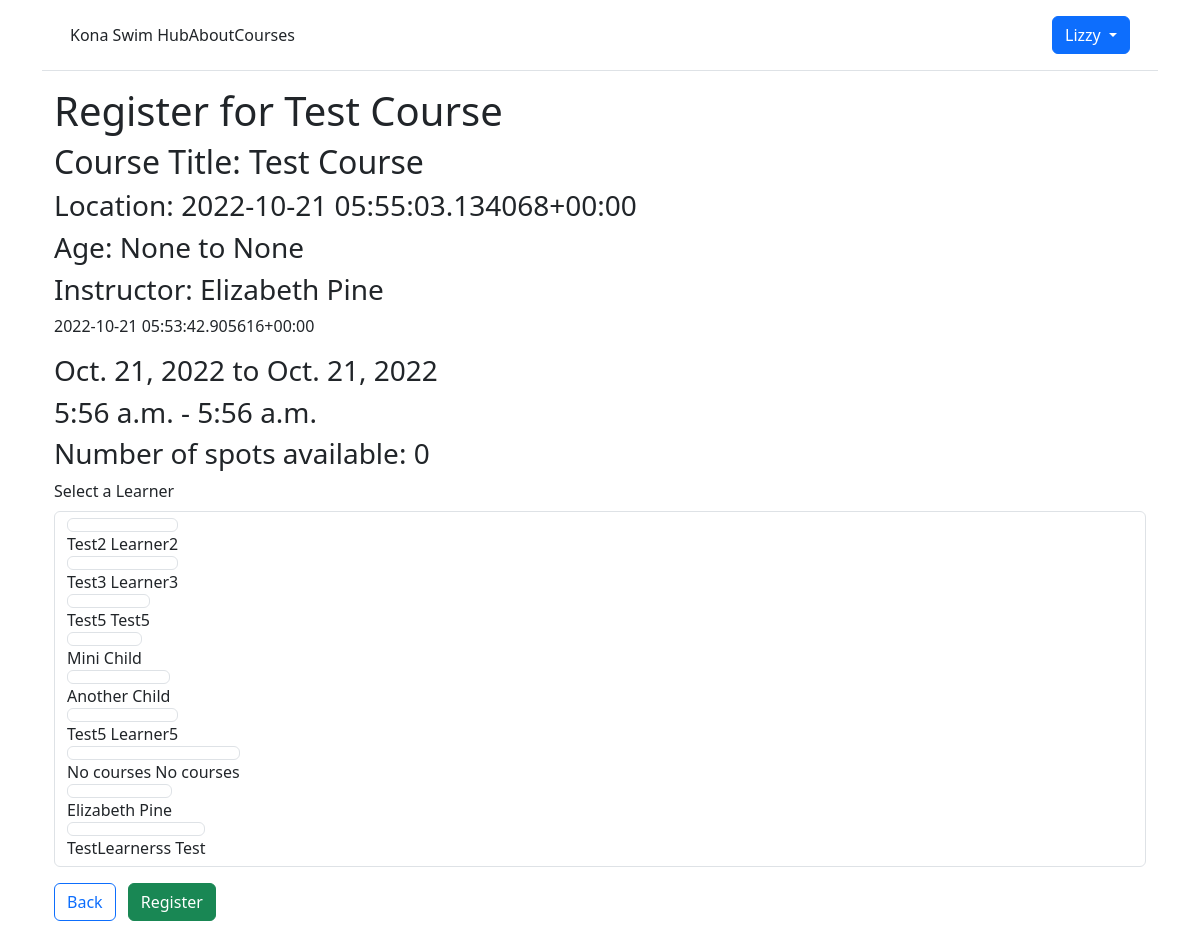
The page /lessons/course_registration/1 (signed in) on the database as committed earlier.
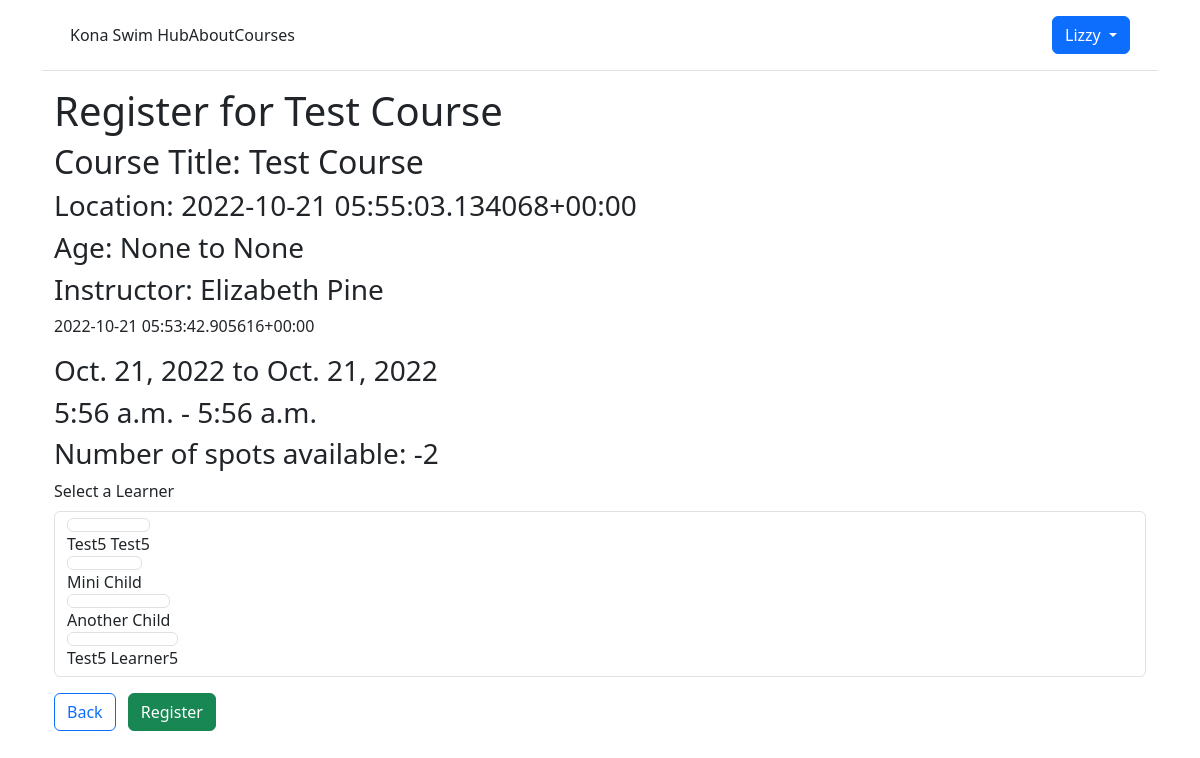
The same page on the database as committed later.
### lessons/models.py (models this page shows, shortened)
class Course(models.Model):
    course_instructor = models.ForeignKey(CustomUser, on_delete=models.CASCADE, null=True) # Check this: When User is deleted, also delete the Course.
    course_title = models.CharField(max_length=100, default=None)
    course_description = models.CharField(max_length=250)
    course_age_range_min = models.IntegerField(null=True)
    course_age_range_max = models.IntegerField(null=True)
    course_location = models.CharField(max_length=100)
    course_start_date = models.DateField(help_text="Enter the date this course will begin.")
    course_end_date = models.DateField(help_text="Enter the date this course will end.")
    course_day_of_week = models.CharField(max_length=100, blank=True)
    course_start_time = models.TimeField(help_text="Enter the start time for this course in Hawaii Standard Time (e.g., 01:00 PM).")
    course_end_time = models.TimeField(help_text="Enter the end time for this course in Hawaii Standard Time(e.g., 02:00 PM).")
    num_spots_available = models.IntegerField()
    course_price = models.DecimalField(max_digits=10, decimal_places=2)
    learner_on_roster = models.ManyToManyField(to=Learner, related_name="learners", blank=True)

### accounts/models.py (models this page shows)
class CustomUser(AbstractUser):
    email = models.EmailField(max_length=200)
    password = models.CharField(max_length=200)
    first_name = models.CharField(max_length = 100)
    last_name = models.CharField(max_length = 100)
    is_instructor = models.BooleanField(default=False)
    course_created = models.ForeignKey('lessons.Course', null=True, on_delete=models.CASCADE)
    def __str__(self):
        return self.first_name[:50] + " " + self.last_name[:50]

### lessons/views.py (the view, shortened to what this page needs)
# urls.py: path('course_registration/<pk>', RegisterLearner.as_view(), name='course_registration'),
class RegisterLearner(LoginRequiredMixin, UpdateView):
    form_class = CourseRegistrationForm
    model = Course
    template_name = 'course_registration.html'
    success_url = '../../accounts/mylearners'
    def get_form_kwargs(self):
        kwargs = super(RegisterLearner, self).get_form_kwargs()
        kwargs['request'] = self.request
        return kwargs

### lessons/forms.py
class CourseRegistrationForm(forms.ModelForm):
    def __init__(self, *args, **kwargs):
        self.request = kwargs.pop('request')
        super(CourseRegistrationForm, self).__init__(*args, **kwargs)
        self.fields['learner'].queryset = Learner.objects.filter(
        associated_with_user=self.request.user)
    class Meta:
        model = Course
        fields = ['id', 'learner_on_roster']
        exclude = ['course_instructor', 'learner_on_roster', 'course_title', 'course_description', 'course_age_range_min', 'course_age_range_max',
            'course_location', 'course_start_date', 'course_end_date', 'course_day_of_week', 'course_start_time', 'course_end_time']
    learner = forms.ModelChoiceField(
        label='Select a Learner',
        queryset=Learner.objects.order_by('first_name'),
        widget=forms.RadioSelect,
        required=True,
    )

### accounts/models.py (called while the page is built)
    def __str__(self):
        return self.first_name[:50] + " " + self.last_name[:50]

### templates/course_registration.html (shortened to what this page needs)
{% extends "base.html" %}
{% load bootstrap5 %}
{% block content %}
<div class="container">
  <h1>Register for {{ course.course_title }} </h1>
  <h2> Course Title: {{ course.course_title }} </h2>
  <h3> Location: {{ course.course_location }} </h3>
  <h3> Age: {{ course.course_age_range_min }} to {{ course.course_age_range_max }} </h3>
  <h3> Instructor: {{ course.course_instructor }} </h3>
  <p> {{ course.course_description }} </p>
  <h3> {{ course.course_start_date }} to {{ course.course_end_date }} </h3>
  <h3> {{ course.course_start_time }} - {{ course.course_end_time }} </h3>
  <h3> Number of spots available: {{ course.num_spots_available }} </h3>
  <form action="" method="post">
    {% bootstrap_form form %}
    {% buttons %}
    <a href="{% url 'course_detail' course.pk %}" class="btn btn-outline-primary me-2">Back</a>
    <input type="Submit" class="btn btn-success" value="Register">
    {% endbuttons %}
  </form>
</div>
{% endblock %}

Rows that differ between the two databases and show on the page:
changed Course "Test Course": num_spots_available "0" → "-2"
Other text that changed with them:
form field learner: "☐ Test2 Learner2 ☐ Test3 Learner3 ☐ Test5 Test5 ☐ Mini Child ☐ Another Child ☐ Test5 Learner5 ☐ No courses No courses ☐ Elizabeth Pine ☐ TestLearnerss Test" → "☐ Test5 Test5 ☐ Mini Child ☐ Another Child ☐ Test5 Learner5"
text no longer shown: "Select a Learner Test2 Learner2 Test3 Learner3 Test5 Test5 Mini Child Another Child Test5 Learner5 No courses No courses Elizabeth Pine TestLearnerss Test"
text now shown: "Select a Learner Test5 Test5 Mini Child Another Child Test5 Learner5"
